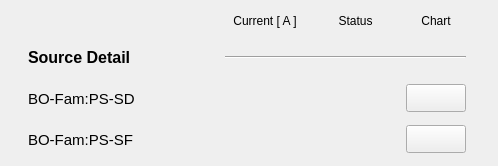
     <widget class="QWidget" name="scrollAreaWidgetContents_6">
      <property name="geometry">
       <rect>
        <x>0</x>
        <y>0</y>
        <width>498</width>
        <height>166</height>
       </rect>
      </property>
      <widget class="QWidget" name="layoutWidget_2">
       <property name="geometry">
        <rect>
         <x>9</x>
         <y>8</y>
         <width>480</width>
         <height>149</height>
        </rect>
       </property>
       <layout class="QGridLayout" name="gridLayout_3">
        <item row="0" column="1">
         <widget class="PyDMLabel" name="PyDMLabel_50">
          <property name="toolTip">
           <string/>
          </property>
          <property name="text">
           <string>Current [ A ]</string>
          </property>
          <property name="alignment">
           <set>Qt::AlignCenter</set>
          </property>
         </widget>
        </item>
        <item row="0" column="2">
         <widget class="PyDMLabel" name="PyDMLabel_51">
          <property name="toolTip">
           <string/>
          </property>
          <property name="text">
           <string>Status</string>
          </property>
          <property name="alignment">
           <set>Qt::AlignCenter</set>
          </property>
         </widget>
        </item>
        <item row="0" column="3">
         <widget class="PyDMLabel" name="PyDMLabel_56">
          <property name="toolTip">
           <string/>
          </property>
          <property name="text">
           <string>Chart</string>
          </property>
          <property name="alignment">
           <set>Qt::AlignCenter</set>
          </property>
         </widget>
        </item>
        <item row="1" column="0">
         <widget class="PyDMLabel" name="PyDMLabel_61">
          <property name="minimumSize">
           <size>
            <width>172</width>
            <height>35</height>
           </size>
          </property>
          <property name="maximumSize">
           <size>
            <width>172</width>
            <height>16777215</height>
           </size>
          </property>
          <property name="font">
           <font>
            <pointsize>12</pointsize>
            <weight>75</weight>
            <bold>true</bold>
           </font>
          </property>
          <property name="toolTip">
           <string/>
          </property>
          <property name="text">
           <string>Source Detail</string>
          </property>
         </widget>
        </item>
        <item row="1" column="1" colspan="3">
         <widget class="Line" name="line_7">
          <property name="sizeIncrement">
           <size>
            <width>0</width>
            <height>0</height>
           </size>
          </property>
          <property name="baseSize">
           <size>
            <width>0</width>
            <height>0</height>
           </size>
          </property>
          <property name="autoFillBackground">
           <bool>false</bool>
          </property>
          <property name="frameShadow">
           <enum>QFrame::Sunken</enum>
          </property>
          <property name="lineWidth">
           <number>1</number>
          </property>
          <property name="midLineWidth">
           <number>0</number>
          </property>
          <property name="orientation">
           <enum>Qt::Horizontal</enum>
          </property>
         </widget>
        </item>
        <item row="2" column="0">
         <widget class="PyDMLabel" name="PyDMLabel_75">
          <property name="minimumSize">
           <size>
            <width>172</width>
            <height>35</height>
           </size>
          </property>
          <property name="maximumSize">
           <size>
            <width>172</width>
            <height>16777215</height>
           </size>
          </property>
          <property name="font">
           <font>
            <pointsize>11</pointsize>
           </font>
          </property>
          <property name="toolTip">
           <string/>
          </property>
          <property name="text">
           <string>BO-Fam:PS-SD</string>
          </property>
         </widget>
        </item>
        <item row="2" column="1">
         <widget class="PyDMLabel" name="PyDMLabel_52">
          <property name="enabled">
           <bool>true</bool>
          </property>
          <property name="minimumSize">
           <size>
            <width>80</width>
            <height>30</height>
           </size>
          </property>
          <property name="maximumSize">
           <size>
            <width>80</width>
            <height>30</height>
           </size>
          </property>
          <property name="toolTip">
           <string/>
          </property>
          <property name="accessibleDescription">
           <string/>
          </property>
          <property name="layoutDirection">
           <enum>Qt::LeftToRight</enum>
          </property>
          <property name="autoFillBackground">
           <bool>false</bool>
          </property>
          <property name="styleSheet">
           <string notr="true"/>
          </property>
          <property name="frameShape">
           <enum>QFrame::NoFrame</enum>
          </property>
          <property name="frameShadow">
           <enum>QFrame::Sunken</enum>
          </property>
          <property name="alignment">
           <set>Qt::AlignRight|Qt::AlignTrailing|Qt::AlignVCenter</set>
          </property>
          <property name="precision" stdset="0">
           <number>2</number>
          </property>
          <property name="precisionFromPV" stdset="0">
           <bool>false</bool>
          </property>
          <property name="channel" stdset="0">
           <string>BO-Fam:PS-SD:Current-Mon</string>
          </property>
         </widget>
        </item>
        <item row="2" column="2">
         <widget class="QLed" name="led_bosd">
          <property name="enabled">
           <bool>true</bool>
          </property>
          <property name="sizePolicy">
           <sizepolicy hsizetype="Maximum" vsizetype="Maximum">
            <horstretch>0</horstretch>
            <verstretch>0</verstretch>
           </sizepolicy>
          </property>
          <property name="minimumSize">
           <size>
            <width>51</width>
            <height>35</height>
           </size>
          </property>
          <property name="maximumSize">
           <size>
            <width>51</width>
            <height>35</height>
           </size>
          </property>
          <property name="toolTip">
           <string/>
          </property>
          <property name="state">
           <bool>false</bool>
          </property>
          <property name="onColor">
           <color>
            <red>0</red>
            <green>140</green>
            <blue>0</blue>
           </color>
          </property>
          <property name="shape">
           <enum>QLed::Circle</enum>
          </property>
         </widget>
        </item>
        <item row="2" column="3">
         <widget class="PyDMPushButton" name="PyDMPushButton_15">
          <property name="minimumSize">
           <size>
            <width>60</width>
            <height>28</height>
           </size>
          </property>
          <property name="maximumSize">
           <size>
            <width>60</width>
            <height>28</height>
           </size>
          </property>
          <property name="toolTip">
           <string/>
          </property>
         </widget>
        </item>
        <item row="3" column="0">
         <widget class="PyDMLabel" name="PyDMLabel_53">
          <property name="minimumSize">
           <size>
            <width>172</width>
            <height>0</height>
           </size>
          </property>
          <property name="maximumSize">
           <size>
            <width>172</width>
            <height>16777215</height>
           </size>
          </property>
          <property name="font">
           <font>
            <pointsize>11</pointsize>
           </font>
          </property>
          <property name="toolTip">
           <string/>
          </property>
          <property name="text">
           <string>BO-Fam:PS-SF</string>
          </property>
         </widget>
        </item>
        <item row="3" column="1">
         <widget class="PyDMLabel" name="PyDMLabel_76">
          <property name="enabled">
           <bool>true</bool>
          </property>
          <property name="minimumSize">
           <size>
            <width>80</width>
            <height>30</height>
           </size>
          </property>
          <property name="maximumSize">
           <size>
            <width>80</width>
            <height>30</height>
           </size>
          </property>
          <property name="toolTip">
           <string/>
          </property>
          <property name="accessibleDescription">
           <string/>
          </property>
          <property name="layoutDirection">
           <enum>Qt::LeftToRight</enum>
          </property>
          <property name="autoFillBackground">
           <bool>false</bool>
          </property>
          <property name="styleSheet">
           <string notr="true"/>
          </property>
          <property name="frameShape">
           <enum>QFrame::NoFrame</enum>
          </property>
          <property name="frameShadow">
           <enum>QFrame::Sunken</enum>
          </property>
          <property name="alignment">
           <set>Qt::AlignRight|Qt::AlignTrailing|Qt::AlignVCenter</set>
          </property>
          <property name="precision" stdset="0">
           <number>2</number>
          </property>
          <property name="precisionFromPV" stdset="0">
           <bool>false</bool>
          </property>
          <property name="channel" stdset="0">
           <string>BO-Fam:PS-SF:Current-Mon</string>
          </property>
         </widget>
        </item>
        <item row="3" column="2">
         <widget class="QLed" name="led_bosf">
          <property name="sizePolicy">
           <sizepolicy hsizetype="Maximum" vsizetype="Maximum">
            <horstretch>0</horstretch>
            <verstretch>0</verstretch>
           </sizepolicy>
          </property>
          <property name="minimumSize">
           <size>
            <width>51</width>
            <height>35</height>
           </size>
          </property>
          <property name="maximumSize">
           <size>
            <width>51</width>
            <height>35</height>
           </size>
          </property>
          <property name="toolTip">
           <string/>
          </property>
          <property name="state">
           <bool>false</bool>
          </property>
          <property name="onColor">
           <color>
            <red>0</red>
            <green>140</green>
            <blue>0</blue>
           </color>
          </property>
          <property name="shape">
           <enum>QLed::Circle</enum>
          </property>
         </widget>
        </item>
        <item row="3" column="3">
         <widget class="PyDMPushButton" name="PyDMPushButton_16">
          <property name="minimumSize">
           <size>
            <width>60</width>
            <height>28</height>
           </size>
          </property>
          <property name="maximumSize">
           <size>
            <width>60</width>
            <height>28</height>
           </size>
          </property>
          <property name="toolTip">
           <string/>
          </property>
         </widget>
        </item>
       </layout>
      </widget>
     </widget>
